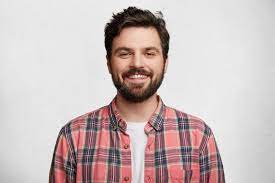
#> input picture snap_dead/download.jpg, 275 x 183 px, found by its file name
$ python AI_video.py
#> lines starting #> are read from the running program, lines starting #| are printed output that depends on the picture
import cv2
import os

# Set the image file name and the video file name
image_file = 'C:/Users/nagip/OneDrive/Desktop/CensorShield/snap_dead/download.jpg'
video_file = 'my_video.mp4'

# Read the image using OpenCV
img = cv2.imread(image_file)
#> img is the input picture: shape (183, 275, 3); mean B, G, R 187.2, 187.9, 202.2

# Get the dimensions of the image
height, width, channels = img.shape
#> height = 183; width = 275; channels = 3

# Define the codec for the video
fourcc = cv2.VideoWriter_fourcc(*'mp4v')

# Define the video writer object
out = cv2.VideoWriter(video_file, fourcc, 10, (width, height))

# Define the number of frames to generate
num_frames = 100

# Generate the frames
for i in range(num_frames):
    # Generate a random angle for rotation
    angle = (i/num_frames)*360

    # Rotate the image by the angle
    M = cv2.getRotationMatrix2D((width/2, height/2), angle, 1)
    rotated_img = cv2.warpAffine(img, M, (width, height))

    # Write the rotated image to the video writer object
    out.write(rotated_img)

    # Display the rotated image
    cv2.imshow('image', rotated_img)
    cv2.waitKey(10)
#> this loop made 100 passes
#> pass 2, `rotated_img = cv2.warpAffine(img, M, (width, height))`:
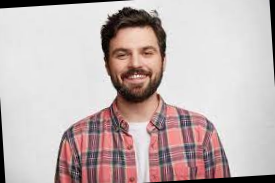
#> rotated_img: shape (183, 275, 3); mean B, G, R 180.9, 181.6, 195.6
#> pass 3, `rotated_img = cv2.warpAffine(img, M, (width, height))`:
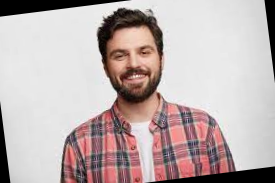
#> rotated_img: shape (183, 275, 3); mean B, G, R 175.2, 176, 189.8
#> after the loop:
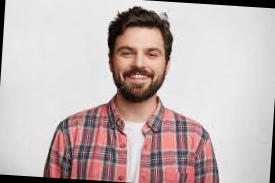
#> rotated_img: shape (183, 275, 3); mean B, G, R 180.7, 181.5, 195.5

# Release the video writer object and destroy the display window
out.release()
cv2.destroyAllWindows()
